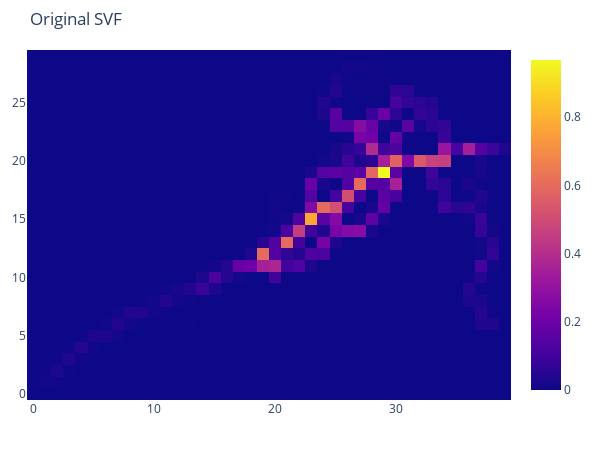

Notebook code for this chart:
### Code cell
world.ShowSVFOrigin()

### Figure 1 — Plotly figure (JSON) as saved in the notebook; plotly's stock layout.template omitted (floating-point values rounded to 4 significant figures; data arrays with more than 128 entries replaced by an {"elided": "..."} marker saying what was removed)
{"data": [{"type": "heatmap", "z": {"elided": "30x40 float values"}}], "layout": {"autosize": false, "height": 450, "margin": {"b": 50, "l": 20, "r": 20, "t": 50}, "title": {"text": "Original SVF"}, "width": 600}}
